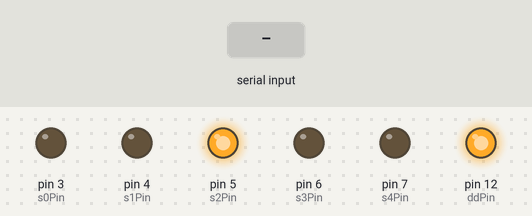
A sketch run on a simulated Arduino Uno, built with avr-gcc and run on an emulated ATmega328P. On the bench: output pins drawn as LEDs (lit = HIGH). The test bench sets the inputs (shaded band). What the sketch prints to the serial monitor is not drawn.

Above: at 0.2 s.
At 4.8 s:
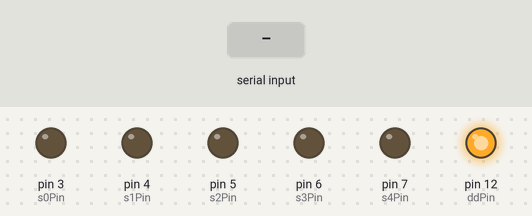
4.9 s: byte 30 received over Serial
At 6.8 s:
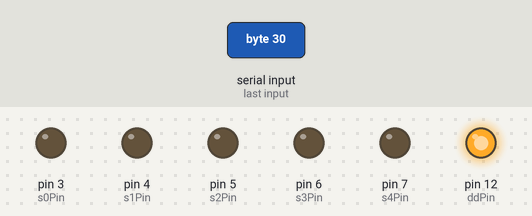
Timing chart, 0 to 8.3 s (numbered marks = the images above; inputs shaded):
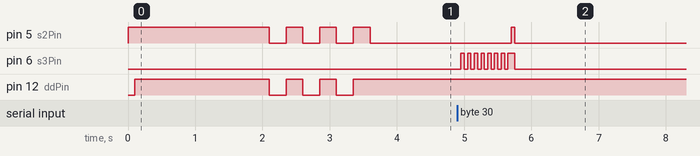

Measured:
- after the input at 4.9 s, pin 5 (s2Pin): LOW → HIGH after 0.80 s, → LOW 0.05 s later; pin 6 (s3Pin): alternates HIGH for 0.05 s and LOW for 0.05 s, 16 changes in all, then stays LOW, starting after 0.05 s

The sketch:

RoombaTest3.ino
```cpp
#include <SoftwareSerial.h>

int rxPin = 11;
int txPin = 10;
int ddPin = 12;
SoftwareSerial roomba(rxPin, txPin); // RX, TX

//sensor powerOn
int s0Pin = 3;
int s1Pin = 4;
int s2Pin = 5;
int s3Pin = 6;
int s4Pin = 7;

//debug Led
int redPin = 5;
int grePin = 6;
int yelPin = 7;
int enable = 8;

void setup()
{
  pinMode(ddPin,  OUTPUT);   // sets the pins as output
  digitalWrite(ddPin, LOW);
  pinMode(redPin, OUTPUT);   // sets the pins as output
  digitalWrite(redPin, LOW);
  pinMode(grePin, OUTPUT);   // sets the pins as output
  digitalWrite(grePin, LOW);
  pinMode(yelPin, OUTPUT);   // sets the pins as output
  digitalWrite(yelPin, LOW);
  pinMode(enable, INPUT);
  digitalWrite(enable, LOW);
  pinMode(s0Pin, OUTPUT);
  digitalWrite(s0Pin, LOW);
  pinMode(s1Pin, OUTPUT);
  digitalWrite(s1Pin, LOW);
  pinMode(s2Pin, OUTPUT);
  digitalWrite(s2Pin, LOW);
  pinMode(s3Pin, OUTPUT);
  digitalWrite(s3Pin, LOW);
  pinMode(s4Pin, OUTPUT);
  digitalWrite(s4Pin, LOW);

  roomba.begin(19200);
  Serial.begin(9600);

  //Serial.write((byte)0);
  //Serial.write((byte)0);
  //Serial.write((byte)14);
  //Serial.print("Roomba Startup");
  digitalWrite(redPin, HIGH); // say we're alive

  // Baud rate change
  //Serial.write((byte)0);
  //Serial.write((byte)0);
  //Serial.write((byte)16);
  //Serial.print("Baud rate change");
  digitalWrite(ddPin, LOW);
  delay(100);
  digitalWrite(ddPin, HIGH);
  delay(2000);
  for(int i=0; i<3; i++){
    digitalWrite(ddPin, LOW);
    digitalWrite(redPin, LOW);
    delay(250);
    digitalWrite(ddPin, HIGH);
    digitalWrite(redPin, HIGH);
    delay(250);
  }

  //Serial.write((byte)0);
  Serial.write((byte)0);
  Serial.write((byte)12);
  Serial.print("Roomba Ready");
  digitalWrite(redPin, LOW);
}

void loop() // run over and over
{
  // van de roomba voor de pc
  if (roomba.available()){
    Serial.write((byte)1);
    Serial.write(roomba.read()); //header (altijd = 19)
    int lengte = roomba.read();
    Serial.write(lengte);
    for (int i=0; i<lengte; i++){
      Serial.write(roomba.read());
    }
    Serial.write(roomba.read()); //checksum
  }

  //van de pc voor de roomba (misschien)
  if (Serial.available()){
    if(analogRead(0) > 0){
      digitalWrite(grePin, HIGH);
      int aantal = Serial.read();
      int timeout = 8;
      while(Serial.available() < aantal && timeout > 0){
        digitalWrite(grePin, LOW);
        delay(50);
        digitalWrite(grePin, HIGH);
        delay(50);
        timeout --;
      }
      if(timeout > 0){
        int header = Serial.read();
        if(header != 120){
          roomba.write(header);
          for (int i=1; i<aantal; i++){
            roomba.write(Serial.read());
          }
          //bevestig ontvangst pakket
          Serial.write((byte)0);
          Serial.write((byte)3);
          Serial.print("ACK");
        } else {
          digitalWrite(yelPin, HIGH);
          //bevestig ontvangst pakket
          Serial.write((byte)0);
          /*if(header < 0)
            header += 128;
          if(header < 10)
            Serial.write((byte)5);
          if(header < 100 && header >= 10)
            Serial.write((byte)6);
          if(header < 1000 && header >= 100)
            Serial.write((byte)7);
          Serial.print("ACL ");
          Serial.print(header);*/
          Serial.write((byte)3);
          Serial.print("ACK");
          //Stuur antwoord terug
          aantal = Serial.read();
          Serial.write((byte)1);
          Serial.write((byte)header);
          Serial.write((byte)aantal);
          for(int i=0; i<aantal; i++){
            Serial.write(getSensorData(Serial.read()));
          }
          digitalWrite(yelPin, LOW);
        }
      } else {
        digitalWrite(redPin, HIGH);
        while(Serial.available() > 0){
          Serial.read();
        }
        delay(50);
        digitalWrite(redPin, LOW);
      }
      digitalWrite(grePin, LOW);
    } else {
      Serial.read(); //Weggooien
    }
  }
}

byte getSensorData(int s){
  digitalWrite(s0Pin + s, HIGH);
  delay(50);
  int val = analogRead(s);
   digitalWrite(s0Pin + s, LOW);
  byte ret = (byte)map(val, 0, 1023, 0, 255);
  return ret;
}
```
